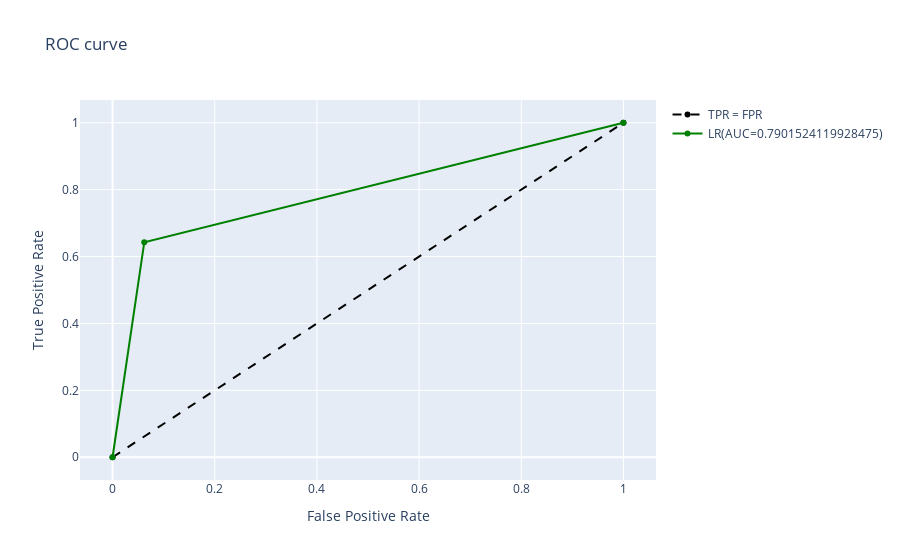
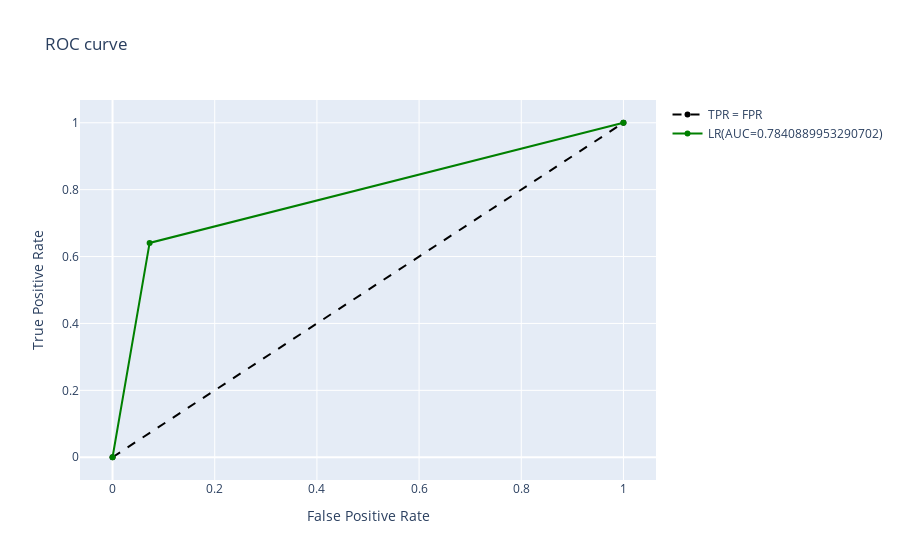
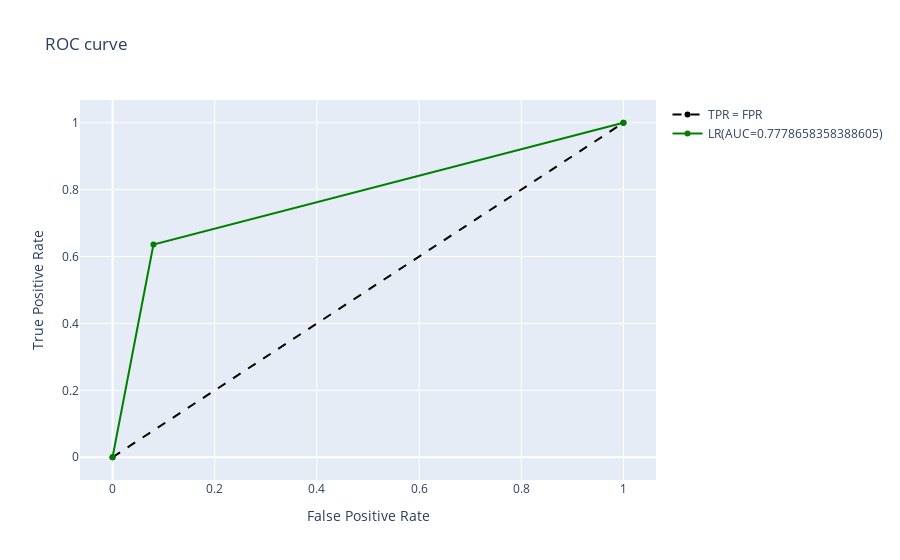

These figures' notebook cell, in order:
### Code cell
df_dict = {'df_A_len_3':df_A_len_3,'df_A_len_4': df_A_len_4,'df_A_len_5' :df_A_len_5}
# model dict
model_dict = {"LR":utills.lr}
classifier_feature(df_dict, model_dict,{'bow':utills.bow_word})

### Figure 1 — Plotly figure (JSON) as saved in the notebook; plotly's stock layout.template omitted (floating-point values rounded to 4 significant figures)
{"data": [{"line": {"color": "black", "dash": "dash"}, "name": "TPR = FPR", "type": "scatter", "x": [0, 1], "y": [0, 1]}, {"marker": {"color": "green"}, "name": "LR(AUC=0.7901524119928475)", "type": "scatter", "x": [0, 0.06208, 1], "y": [0, 0.6424, 1]}], "layout": {"title": {"text": "ROC curve"}, "xaxis": {"title": {"text": "False Positive Rate"}}, "yaxis": {"title": {"text": "True Positive Rate"}}}}

### Figure 2 — Plotly figure (JSON) as saved in the notebook; plotly's stock layout.template omitted (floating-point values rounded to 4 significant figures)
{"data": [{"line": {"color": "black", "dash": "dash"}, "name": "TPR = FPR", "type": "scatter", "x": [0, 1], "y": [0, 1]}, {"marker": {"color": "green"}, "name": "LR(AUC=0.7840889953290702)", "type": "scatter", "x": [0, 0.07255, 1], "y": [0, 0.6407, 1]}], "layout": {"title": {"text": "ROC curve"}, "xaxis": {"title": {"text": "False Positive Rate"}}, "yaxis": {"title": {"text": "True Positive Rate"}}}}

### Figure 3 — Plotly figure (JSON) as saved in the notebook; plotly's stock layout.template omitted (floating-point values rounded to 4 significant figures)
{"data": [{"line": {"color": "black", "dash": "dash"}, "name": "TPR = FPR", "type": "scatter", "x": [0, 1], "y": [0, 1]}, {"marker": {"color": "green"}, "name": "LR(AUC=0.7778658358388605)", "type": "scatter", "x": [0, 0.08003, 1], "y": [0, 0.6358, 1]}], "layout": {"title": {"text": "ROC curve"}, "xaxis": {"title": {"text": "False Positive Rate"}}, "yaxis": {"title": {"text": "True Positive Rate"}}}}
